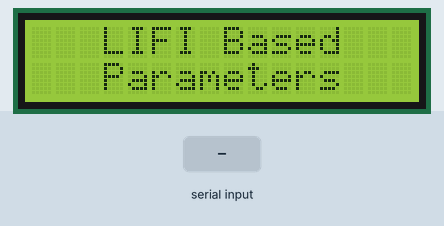
Bench run of a sketch on a simulated Arduino Uno, built with avr-gcc and run on an emulated ATmega328P. Parts: 16×2 character LCD. The test bench sets the inputs (shaded band).

Above: at 0.1 s.
At 2.6 s:
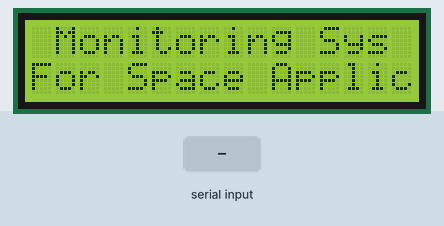
At 6.2 s:
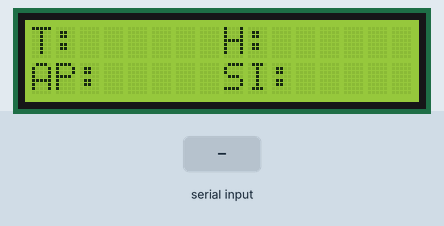
6.3 s: "#" received over Serial
Timing chart, 0 to 9.3 s (numbered marks = the images above; inputs shaded):
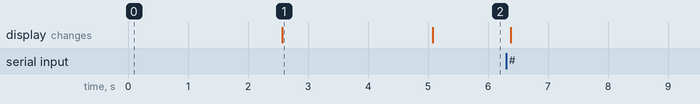

The sketch:

Receiver.ino
```cpp
#include <LiquidCrystal.h>
#include <stdio.h>
#include <string.h>

LiquidCrystal lcd(6, 7, 5, 4, 3, 2);


int sti=0;
String inputString = "";         // a string to hold incoming data
boolean stringComplete = false;  // whether the string is complete


void setup()
{
    Serial.begin(1200);
    serialEvent();


//8.LIFI based parameters monitoring system for Space Appliactions
    lcd.begin(16, 2);
    lcd.clear();
    lcd.print("   LIFI Based");
    lcd.setCursor(0,1);
    lcd.print("   Parameters ");
    delay(2500);

    lcd.clear();
    lcd.print(" Monitoring Sys");
    lcd.setCursor(0,1);
    lcd.print("For Space Applic");
    delay(2500);

      lcd.clear();
    lcd.write("T:");  //2,0
    lcd.setCursor(8,0);
    lcd.print("H:"); //10,0
    lcd.setCursor(0,1);
    lcd.write("AP:");  //3,1
    lcd.setCursor(8,1);
    lcd.write("SI:");  //11,1

  serialEvent();
}

char gchr1,gchr2,gchr3,gchr4,gchr5;
char gchr6,gchr7,gchr8,gchr9,gchr10;
char gchr11,gchr12,gchr13,gchr14,gchr15;
char gchr16,gchr17,gchr18,gchr19,gchr20;

void loop()
{
   if(stringComplete)
     {
       gchr1 = inputString[2];
       gchr2 = inputString[3];
       gchr3 = inputString[4];
       gchr4 = inputString[5];
       gchr5 = inputString[6];

       gchr6 = inputString[7];
       gchr7 = inputString[8];
       gchr8 = inputString[9];
       gchr9 = inputString[10];
       gchr10 = inputString[11];

       gchr11 = inputString[12];
       gchr12 = inputString[13];
       gchr13 = inputString[14];
       gchr14 = inputString[15];
       gchr15 = inputString[16];

       gchr16 = inputString[17];
       gchr17 = inputString[18];
       gchr18 = inputString[19];
       gchr19 = inputString[20];
       gchr20 = inputString[21];

      lcd.setCursor(2,0);lcd.write(gchr1);lcd.write(gchr2);lcd.write(gchr3);lcd.write(gchr4);lcd.write(gchr5);
      lcd.setCursor(10,0);lcd.write(gchr6);lcd.write(gchr7);lcd.write(gchr8);lcd.write(gchr9);lcd.write(gchr10);
      lcd.setCursor(3,1);lcd.write(gchr11);lcd.write(gchr12);lcd.write(gchr13);lcd.write(gchr14);lcd.write(gchr15);
      lcd.setCursor(11,1);lcd.write(gchr16);lcd.write(gchr17);lcd.write(gchr18);lcd.write(gchr19);lcd.write(gchr20);

      inputString = "";
      stringComplete = false;
     }
 delay(100);
}


void serialEvent()
{
   while(Serial.available())
        {
         char inChar = (char)Serial.read();
          if(inChar == '*')
            {sti=1;
              inputString += inChar;
            }
          if(sti == 1)
            {
                inputString += inChar;
            }
          if(inChar == '#')
            {sti=0;
              stringComplete = true;
            }
        }
}


void converts(unsigned int value)
{
  unsigned int a,b,c,d,e,f,g,h;

      a=value/10000;
      b=value%10000;
      c=b/1000;
      d=b%1000;
      e=d/100;
      f=d%100;
      g=f/10;
      h=f%10;


      a=a|0x30;
      c=c|0x30;
      e=e|0x30;
      g=g|0x30;
      h=h|0x30;


   Serial.write(a);
   Serial.write(c);
   Serial.write(e);
   Serial.write(g);
   Serial.write(h);
}

void convertl(unsigned int value)
{
  unsigned int a,b,c,d,e,f,g,h;

      a=value/10000;
      b=value%10000;
      c=b/1000;
      d=b%1000;
      e=d/100;
      f=d%100;
      g=f/10;
      h=f%10;


      a=a|0x30;
      c=c|0x30;
      e=e|0x30;
      g=g|0x30;
      h=h|0x30;


   lcd.write(a);
   lcd.write(c);
   lcd.write(e);
   lcd.write(g);
   lcd.write(h);
}
```

Measured:
- what the display in image 1 shows lasts 2.5 s, from 2.6 s to 5.1 s
